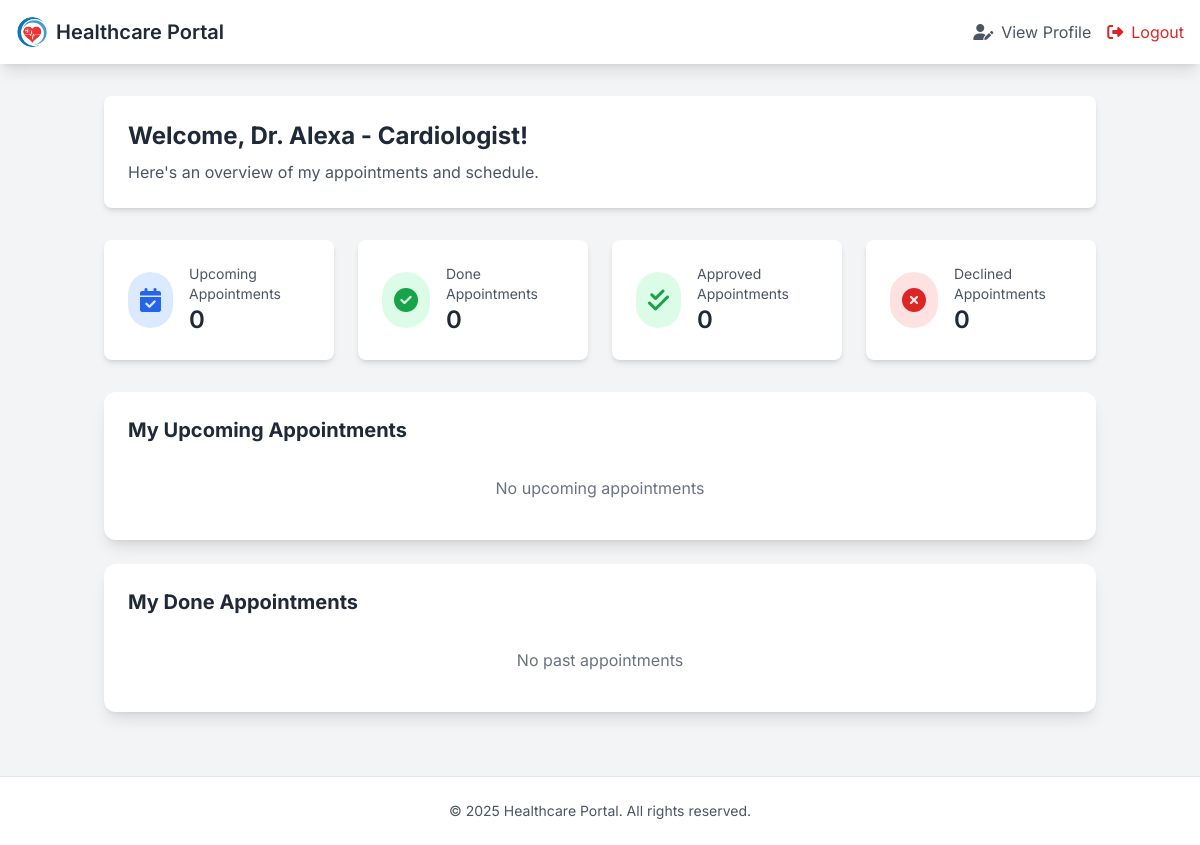
Page /doctor_dashboard.php (signed in) on the earlier database version.
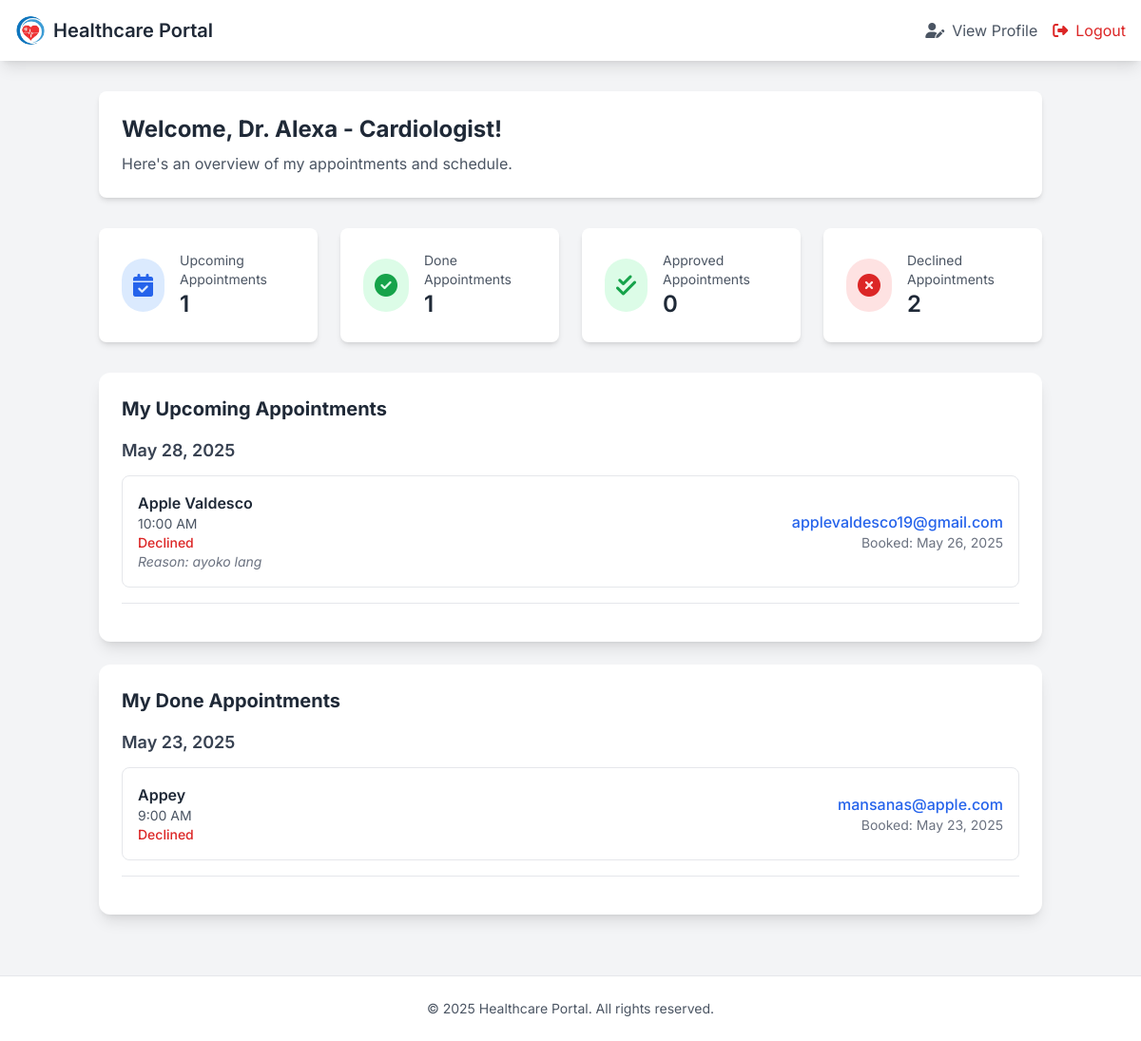
Same page on the later database version.
### tables this page shows
CREATE TABLE `users` (
  `id` int(11) NOT NULL,
  `full_name` varchar(255) NOT NULL,
  `role` int(11) NOT NULL,
  `age` int(11) NOT NULL,
  `address` text NOT NULL,
  `birthday` date NOT NULL,
  `email` varchar(255) NOT NULL,
  `password` varchar(255) NOT NULL,
  `created_at` timestamp NOT NULL DEFAULT current_timestamp(),
  `updated_at` timestamp NOT NULL DEFAULT current_timestamp() ON UPDATE current_timestamp(),
  `phone` varchar(15) DEFAULT NULL
);

CREATE TABLE `appointments` (
  `id` int(11) NOT NULL,
  `fullName` varchar(255) NOT NULL,
  `email` varchar(255) NOT NULL,
  `phone` varchar(50) NOT NULL,
  `doctor` varchar(255) NOT NULL,
  `date` date NOT NULL,
  `time` time NOT NULL,
  `message` text DEFAULT NULL,
  `created_at` timestamp NOT NULL DEFAULT current_timestamp(),
  `is_approved` int(11) NOT NULL DEFAULT 1,
  `decline_reason` text NOT NULL
);

### doctor_dashboard.php (the view, shortened to what this page needs)
<?php
include('config.php');
$user_id = $_SESSION['user_id'];
try {
    $stmt = $pdo->prepare("SELECT * FROM users WHERE id = :user_id AND role = 2");
    $stmt->execute([':user_id' => $user_id]);
    $doctor = $stmt->fetch(PDO::FETCH_ASSOC);
    $stmt = $pdo->prepare("
        SELECT * FROM appointments
        WHERE doctor = :doctor_name
        ORDER BY date ASC, time ASC
    ");
    $stmt->execute([':doctor_name' => $doctor['full_name']]);
    $appointments = $stmt->fetchAll(PDO::FETCH_ASSOC) ?: [];
} catch (PDOException $e) {
    echo "Database Error: " . $e->getMessage();
    exit();
}
$current_timestamp = strtotime('2025-05-26 15:29:00');
$done_appointments = [];
$upcoming_appointments = [];
foreach ($appointments as $appt) {
    $appt_datetime = strtotime($appt['date'] . ' ' . $appt['time']);
    if ($appt_datetime <= $current_timestamp) {
        $done_appointments[] = $appt;
    } else {
        $upcoming_appointments[] = $appt;
    }
}
$grouped_done_appointments = [];
foreach ($done_appointments as $appt) {
    $date = date('Y-m-d', strtotime($appt['date']));
    $grouped_done_appointments[$date][] = $appt;
}
$grouped_upcoming_appointments = [];
foreach ($upcoming_appointments as $appt) {
    $date = date('Y-m-d', strtotime($appt['date']));
    $grouped_upcoming_appointments[$date][] = $appt;
}
$approved_appointments = array_filter($appointments, function($apt) {
    return $apt['is_approved'] == 2;
});
$declined_appointments = array_filter($appointments, function($apt) {
    return $apt['is_approved'] == 3;
});
?>
<!DOCTYPE html>
<html lang="en">
<head>
    <script src="https://cdn.tailwindcss.com"></script>
    <link href="https://cdnjs.cloudflare.com/ajax/libs/font-awesome/6.4.0/css/all.min.css" rel="stylesheet"/>
</head>
<body class="bg-gray-100">
    <nav class="bg-white shadow-lg">
        <div class="max-w-7xl mx-auto px-4">
            <div class="flex justify-between h-16">
                <div class="flex items-center">
                    <img src="Images/Logo.png" alt="Logo" class="h-8 w-8 mr-2">
                    <span class="text-xl font-semibold text-gray-800">Healthcare Portal</span>
                </div>
                <div class="flex items-center space-x-4">
                    <a href="doctor-profile.php" class="text-gray-600 hover:text-gray-800">
                        <i class="fas fa-user-edit mr-2"></i>View Profile
                    </a>
                    <a href="logout.php" class="text-red-600 hover:text-red-800">
                        <i class="fas fa-sign-out-alt mr-2"></i>Logout
                    </a>
                </div>
            </div>
        </div>
    </nav>
    <main class="container mx-auto px-4 py-8">
        <div class="bg-white rounded-lg shadow-md p-6 mb-8">
            <h1 class="text-2xl font-bold text-gray-800 mb-2">Welcome, <?php echo htmlspecialchars($doctor['full_name']); ?>!</h1>
            <p class="text-gray-600">Here's an overview of my appointments and schedule.</p>
        </div>
        <div class="grid grid-cols-1 md:grid-cols-4 gap-6 mb-8">
            <div class="bg-white rounded-lg shadow-md p-6 dashboard-card">
                <div class="flex items-center">
                    <div class="p-3 rounded-full bg-blue-100 text-blue-600">
                        <i class="fas fa-calendar-check text-2xl"></i>
                    </div>
                    <div class="ml-4">
                        <h2 class="text-gray-600 text-sm">Upcoming Appointments</h2>
                        <p class="text-2xl font-semibold text-gray-800"><?php echo count($upcoming_appointments); ?></p>
                    </div>
                </div>
            </div>
            <div class="bg-white rounded-lg shadow-md p-6 dashboard-card">
                <div class="flex items-center">
                    <div class="p-3 rounded-full bg-green-100 text-green-600">
                        <i class="fas fa-check-circle text-2xl"></i>
                    </div>
                    <div class="ml-4">
                        <h2 class="text-gray-600 text-sm">Done Appointments</h2>
                        <p class="text-2xl font-semibold text-gray-800"><?php echo count($done_appointments); ?></p>
                    </div>
                </div>
            </div>
            <div class="bg-white rounded-lg shadow-md p-6 dashboard-card">
                <div class="flex items-center">
                    <div class="p-3 rounded-full bg-green-100 text-green-600">
                        <i class="fas fa-check-double text-2xl"></i>
                    </div>
                    <div class="ml-4">
                        <h2 class="text-gray-600 text-sm">Approved Appointments</h2>
                        <p class="text-2xl font-semibold text-gray-800"><?php echo count($approved_appointments); ?></p>
                    </div>
                </div>
            </div>
            <div class="bg-white rounded-lg shadow-md p-6 dashboard-card">
                <div class="flex items-center">
                    <div class="p-3 rounded-full bg-red-100 text-red-600">
                        <i class="fas fa-times-circle text-2xl"></i>
                    </div>
                    <div class="ml-4">
                        <h2 class="text-gray-600 text-sm">Declined Appointments</h2>
                        <p class="text-2xl font-semibold text-gray-800"><?php echo count($declined_appointments); ?></p>
                    </div>
                </div>
            </div>
        </div>
        <div class="space-y-6">
            <div class="bg-white rounded-xl shadow-lg p-6">
                <h2 class="text-xl font-bold text-gray-800 mb-4">My Upcoming Appointments</h2>
                <?php if (empty($upcoming_appointments)): ?>
                    <p class="text-gray-500 text-center py-4">No upcoming appointments</p>
                <?php else: ?>
                    <div class="space-y-4">
                        <?php foreach ($grouped_upcoming_appointments as $date => $appts): ?>
                            <div class="border-b pb-4 mb-4">
                                <h3 class="text-lg font-semibold text-gray-700"><?php echo date('F j, Y', strtotime($date)); ?></h3>
                                <div class="mt-3 space-y-3">
                                    <?php foreach ($appts as $appointment): ?>
                                        <div class="border rounded-lg p-4 hover:bg-gray-50 cursor-pointer transition appointment-card"
                                             data-patient='<?php echo json_encode($appointment); ?>'>
                                            <div class="flex justify-between items-center">
                                                <div>
                                                    <h4 class="font-semibold text-gray-800"><?php echo htmlspecialchars($appointment['fullName']); ?></h4>
                                                    <p class="text-sm text-gray-600"><?php echo date('g:i A', strtotime($appointment['time'])); ?></p>
                                                    <?php
                                                    $status_color = '';
                                                    $status_text = '';
                                                    if ($appointment['is_approved'] == 1) {
                                                        $status_color = 'text-yellow-600';
                                                        $status_text = 'Pending';
                                                    } elseif ($appointment['is_approved'] == 2) {
                                                        $status_color = 'text-green-600';
                                                        $status_text = 'Approved';
                                                    } elseif ($appointment['is_approved'] == 3) {
                                                        $status_color = 'text-red-600';
                                                        $status_text = 'Declined';
                                                    }
                                                    ?>
                                                    <p class="text-sm <?php echo $status_color; ?> font-medium"><?php echo $status_text; ?></p>
                                                    <?php if ($appointment['is_approved'] == 3 && !empty($appointment['decline_reason'])): ?>
                                                        <p class="text-sm text-gray-500 italic">Reason: <?php echo htmlspecialchars($appointment['decline_reason']); ?></p>
                                                    <?php endif; ?>
                                                </div>
                                                <div class="text-right">
                                                    <p class="text-blue-600 font-medium"><?php echo htmlspecialchars($appointment['email']); ?></p>
                                                    <p class="text-sm text-gray-500">Booked: <?php echo date('M j, Y', strtotime($appointment['created_at'])); ?></p>
                                                </div>
                                            </div>
                                        </div>
                                    <?php endforeach; ?>
                                </div>
                            </div>
                        <?php endforeach; ?>
                    </div>
                <?php endif; ?>
            </div>
            <div class="bg-white rounded-xl shadow-lg p-6">
                <h2 class="text-xl font-bold text-gray-800 mb-4">My Done Appointments</h2>
                <?php if (empty($done_appointments)): ?>
                    <p class="text-gray-500 text-center py-4">No past appointments</p>
                <?php else: ?>
                    <div class="space-y-4">
                        <?php foreach ($grouped_done_appointments as $date => $appts): ?>
                            <div class="border-b pb-4 mb-4">
                                <h3 class="text-lg font-semibold text-gray-700"><?php echo date('F j, Y', strtotime($date)); ?></h3>
                                <div class="mt-3 space-y-3">
                                    <?php foreach ($appts as $appointment): ?>
                                        <div class="border rounded-lg p-4 hover:bg-gray-50 cursor-pointer transition appointment-card"
                                             data-patient='<?php echo json_encode($appointment); ?>'>
                                            <div class="flex justify-between items-center">
                                                <div>
                                                    <h4 class="font-semibold text-gray-800"><?php echo htmlspecialchars($appointment['fullName']); ?></h4>
                                                    <p class="text-sm text-gray-600"><?php echo date('g:i A', strtotime($appointment['time'])); ?></p>
                                                    <?php
                                                    $status_color = '';
                                                    $status_text = '';
                                                    if ($appointment['is_approved'] == 1) {
                                                        $status_color = 'text-yellow-600';
                                                        $status_text = 'Pending';
                                                    } elseif ($appointment['is_approved'] == 2) {
                                                        $status_color = 'text-green-600';
                                                        $status_text = 'Approved';
                                                    } elseif ($appointment['is_approved'] == 3) {
                                                        $status_color = 'text-red-600';
                                                        $status_text = 'Declined';
                                                    }
                                                    ?>
                                                    <p class="text-sm <?php echo $status_color; ?> font-medium"><?php echo $status_text; ?></p>
                                                </div>
                                                <div class="text-right">
                                                    <p class="text-blue-600 font-medium"><?php echo htmlspecialchars($appointment['email']); ?></p>
                                                    <p class="text-sm text-gray-500">Booked: <?php echo date('M j, Y', strtotime($appointment['created_at'])); ?></p>
                                                </div>
                                            </div>
                                        </div>
                                    <?php endforeach; ?>
                                </div>
                            </div>
                        <?php endforeach; ?>
                    </div>
                <?php endif; ?>
            </div>
        </div>
    </main>
    <footer class="bg-white border-t mt-8">
        <div class="container mx-auto px-4 py-6">
            <p class="text-center text-gray-600 text-sm">
                © <?php echo date('Y'); ?> Healthcare Portal. All rights reserved.
            </p>
        </div>
    </footer>
</body>
</html>

### doctor_dashboard.php (style rules this page uses)
body { font-family: 'Inter', sans-serif; }
.dashboard-card { transition: transform 0.3s ease; }

Differences in the rows shown:
added appointments: date "May 28, 2025", fullName "Apple Valdesco", time "10:00 AM", is_approved "Declined", decline_reason "ayoko lang", email "applevaldesco19@gmail.com", created_at "May 26, 2025"
added appointments: fullName "Appey", time "9:00 AM", is_approved "Declined", email "mansanas@apple.com", created_at "May 23, 2025"
Other differences:
count($upcoming_appointments): "0" → "1"
count($done_appointments): "0" → "1"
count($declined_appointments): "0" → "2"
new list line: "May 23, 2025"
text no longer shown: "No upcoming appointments No past appointments"
